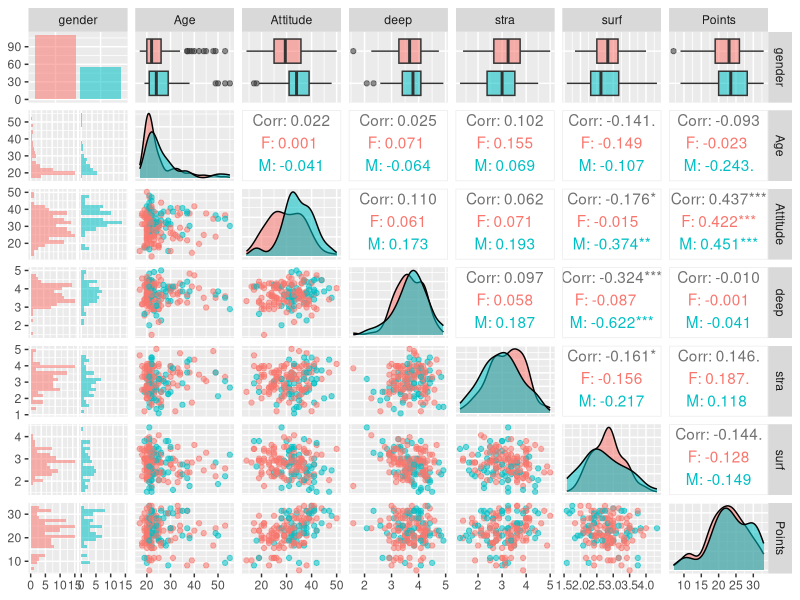
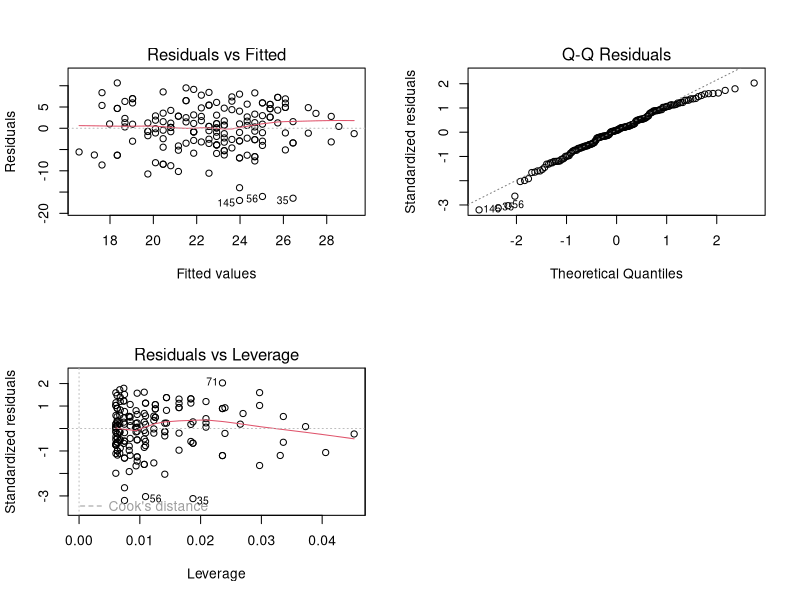

R code for these plots, in order:
## ---- chunk 1
library(ggplot2)
library(GGally)
## ---- chunk 2
students2014 <- read.table("data/students2014.txt", sep="\t")
str(students2014)
dim(students2014)
## ---- chunk 3
p <- ggpairs(students2014, mapping = aes(col = gender, alpha = 0.3), lower = list(combo = wrap("facethist", bins = 20)))
p
## ---- chunk 4
summary(students2014)
## ---- chunk 5
my_model <- lm(Points ~ Attitude + stra + surf, data = students2014)
summary(my_model)
## ---- chunk 6
my_model2 <- lm(Points ~ Attitude, data = students2014)
summary(my_model2)
## ---- chunk 7
par(mfrow = c(2,2))
plot(my_model2, which = c(1, 2, 5))
